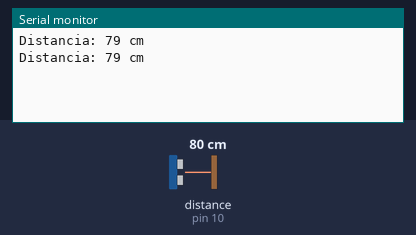
Bench run of a sketch on a simulated Arduino Uno, built with avr-gcc and run on an emulated ATmega328P. Shown: the last lines printed to the serial monitor. Wiring (inferred from the names in the program): ultrasonic range finder: trigger pin 9; echo pin 10. Inputs (shaded band) come from the test bench; at power-on: distance to the obstacle (sensor on pin 10) 80 cm. The echo pulse lasts 58.3 µs per cm.

Above: at 1.8 s.
1.9 s: distance to the obstacle (sensor on pin 10) set to 2 cm
At 2.8 s:
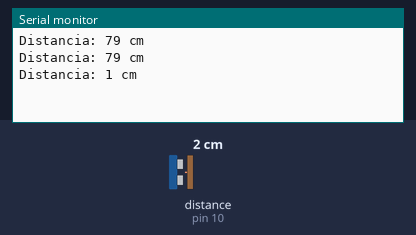
3.4 s: distance to the obstacle (sensor on pin 10) set to 4 cm
At 4.8 s:
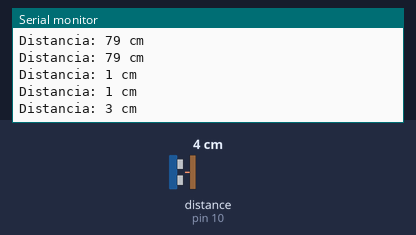
Timing chart, 0 to 6.4 s (numbered marks = the images above; inputs shaded):
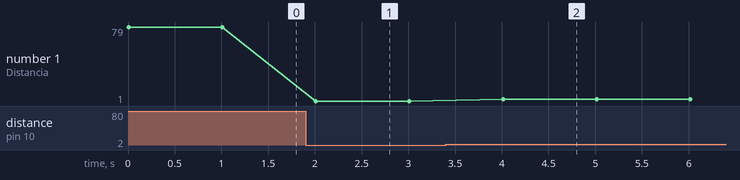

Measured:
- after the input at 1.9 s, the serial monitor: prints a new line after 0.11 s (image 1)
- after the input at 3.4 s, the serial monitor: prints a new line after 0.61 s (image 2)
- plotted number 1: 79 → 1 after the input at 1.9 s, 1 → 3 after the input at 3.4 s

The sketch:

hsr04.ino
```cpp
#define trigPin 9
#define echoPin 10

void setup() {
  Serial.begin(9600);  // Inicializa la comunicación serial a 9600 baudios
  pinMode(trigPin, OUTPUT);  // Configura el pin trig como salida
  pinMode(echoPin, INPUT);  // Configura el pin echo como entrada
}

void loop() {
  long duration, distance;

  // Emite un pulso de 10 microsegundos en el pin trig
  digitalWrite(trigPin, LOW);  // Asegura que el pin trig esté bajo
  delayMicroseconds(2);
  digitalWrite(trigPin, HIGH);  // Genera el pulso de 10 microsegundos
  delayMicroseconds(10);
  digitalWrite(trigPin, LOW);

  // Lee el tiempo en microsegundos del pin echo
  duration = pulseIn(echoPin, HIGH);

  // Calcula la distancia en centímetros
  distance = (duration / 2) / 29.1;

  // Muestra la distancia por el monitor serial
  Serial.print("Distancia: ");
  Serial.print(distance);
  Serial.println(" cm");

  delay(1000);  // Espera 1 segundo antes de la siguiente medición
}
```
